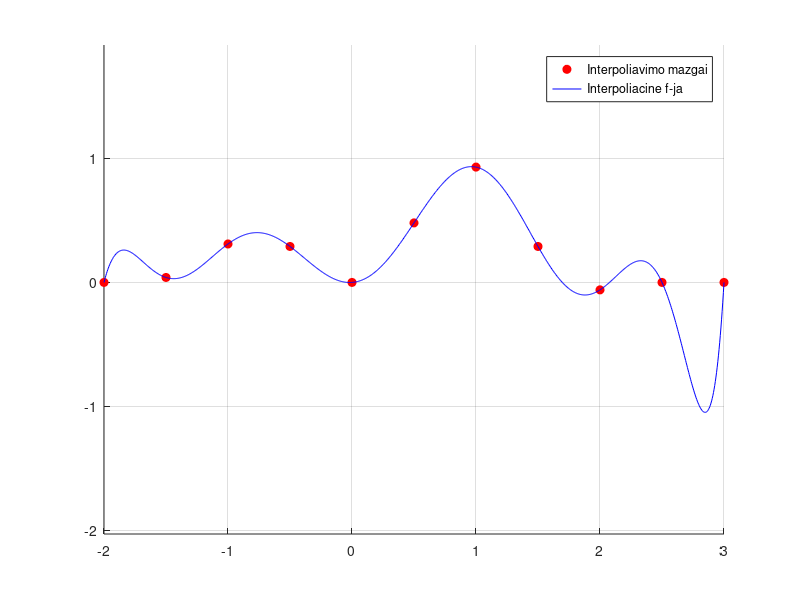

Write MATLAB code to recreate this figure.
function L2_4_Cebysevas
    clc, clear all, close all
    fprintf(1, 'Interpoliavimo mazgai:');
    X=[-2.0 -1.5 -1.0 -0.5 0 0.5 1.0 1.5 2.0 2.5 3.0]
	Y=[0 0.04 0.31 0.29 0 0.48 0.93 0.29 -0.06 0 0]
    n = length(X);

    T = zeros(n, n);

    for i=1:n
        T(i,1) = 1;
        T(i,2) = X(i);
        for j=3:n
            T(i,j) = 2 * X(i) * T(i,j-1) - T(i,j-2);
        end
    end
    fprintf(1, 'Baziniu funkciju reiksmes interpoliavimo mazguose:');
    T
    fprintf(1, 'Ciobysevo interpoliacines israiskos koeficientai:');
    a = flipud(T\Y')

    figure(1), hold on, grid on, axis equal
    plot(X,Y,'ro','MarkerFaceColor','r')

    XC=min(X):(max(X)-min(X))/(n*91):max(X);
    YC = klensou(a,XC);

    plot(XC,YC,'b-');
    legend('Interpoliavimo mazgai','Interpoliacine f-ja');
return
end

function px=klensou(a,x)
n=numel(a);
bk2=0; bk1=0;
for k=1:n
    bk=a(k)+2*x.*bk1-bk2;
    bk2=bk1; bk1=bk;
end;
px=bk-x.*bk2;
return
end